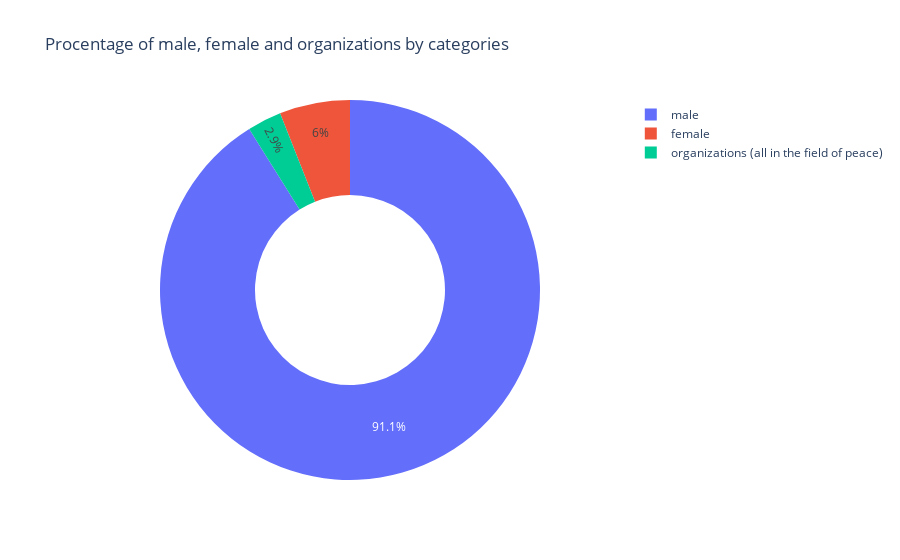

Notebook code for this chart:
### Code cell
# donut chart
labels = ['male', 'female', 'organizations (all in the field of peace)']
values = [91.1, 6.0, 2.9]
fig = go.Figure(data=[go.Pie(labels=labels, values=values, hole=.5)])
fig.update(layout_title_text='Procentage of male, female and organizations by categories')
#fig.savefig("Figure 11 Donut chart.png")
fig.show()

### Figure 1 — Plotly figure (JSON) as saved in the notebook; plotly's stock layout.template omitted (floating-point values rounded to 4 significant figures)
{"data": [{"hole": 0.5, "labels": ["male", "female", "organizations (all in the field of peace)"], "type": "pie", "values": [91.1, 6, 2.9]}], "layout": {"title": {"text": "Procentage of male, female and organizations by categories"}}}
